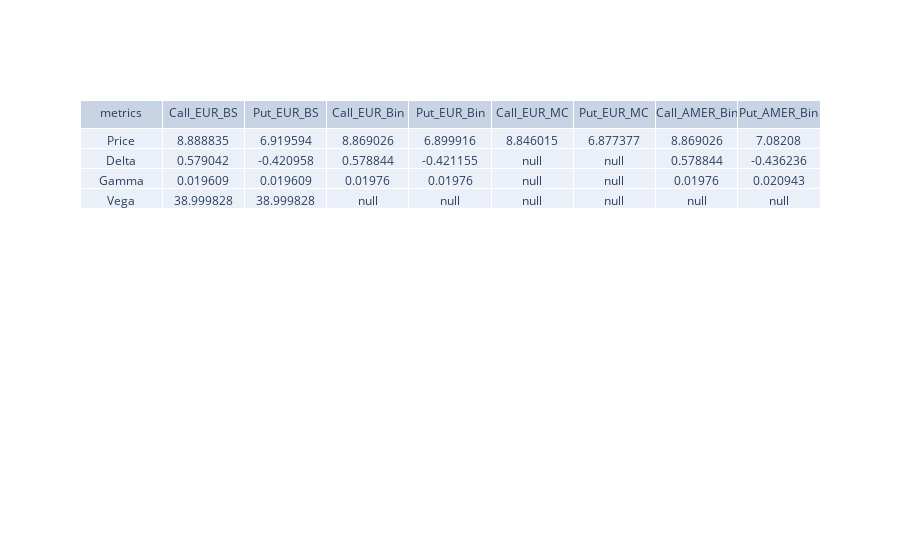

Write notebook code for a chart like this one.
### Markdown cell above
# Present the results in a table format for comparing the different options and valuation models, but, using Quantlib tools

### Code cell
my_option.comparative_summary_quantlib()

### Figure 1 — Plotly figure (JSON) as saved in the notebook; plotly's stock layout.template omitted (floating-point values rounded to 4 significant figures)
{"data": [{"cells": {"values": [["Price", "Delta", "Gamma", "Vega"], [8.889, 0.579, 0.01961, 39.0], [6.92, -0.421, 0.01961, 39.0], [8.869, 0.5788, 0.01976, null], [6.9, -0.4212, 0.01976, null], [8.846, null, null, null], [6.877, null, null, null], [8.869, 0.5788, 0.01976, null], [7.082, -0.4362, 0.02094, null]]}, "header": {"values": ["metrics", "Call_EUR_BS", "Put_EUR_BS", "Call_EUR_Bin", "Put_EUR_Bin", "Call_EUR_MC", "Put_EUR_MC", "Call_AMER_Bin", "Put_AMER_Bin"]}, "type": "table"}], "layout": {}}
